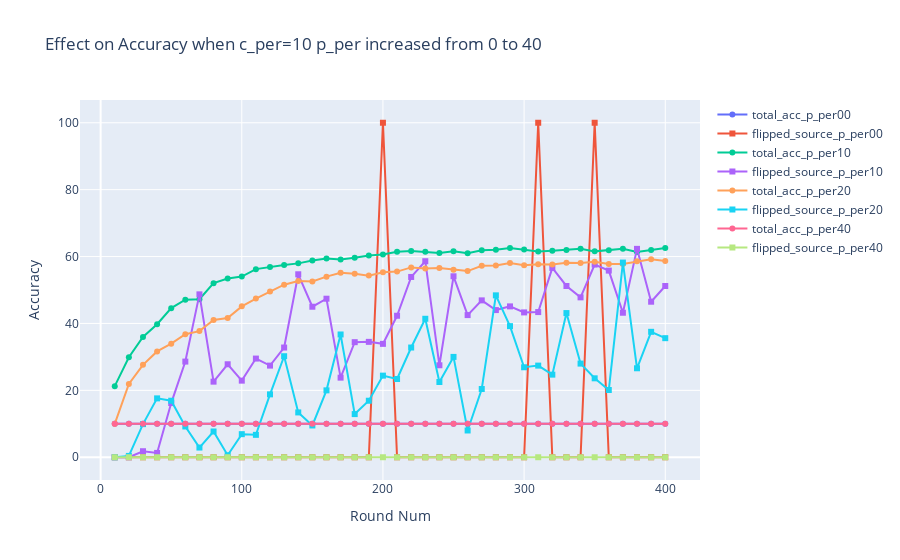
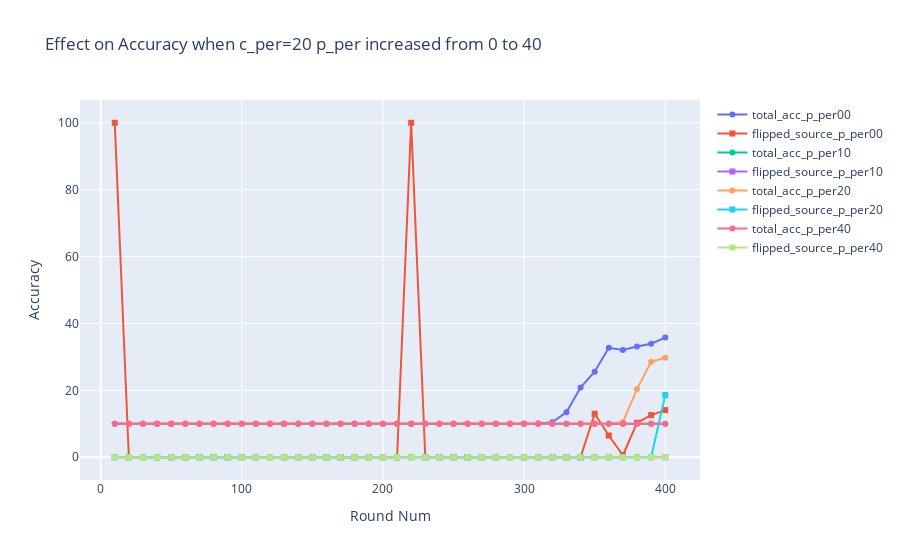

Write notebook code for charts like these, in order.
### Markdown cell above
### First keeping c_per same and varying p_per, plotting total_acc and source_acc
c_frac = 0.1, 0.2, 0.4, 1.0
c_per = 10, 20, 40, 100

### Code cell
for k in [10, 20, 40, 100]:
    all_data_dfs = []
    for j in [0, 10, 20, 40]:
        file_name = f'file_c{k:02}_p{j:02}_a0'
        all_data_dfs.append(get_test_data_df(files_dict[file_name]))
    fig = go.Figure()
    for i, data_df in enumerate(all_data_dfs):
        # to make data40 and plot curves make better sense
        if i==3:
            i += 1
            
        i = i*10
#         fig.add_trace(go.Scatter(x=data_df['round_num'], y=data_df['total_acc'],
#                             mode='lines', line={'dash': 'dash'},
#                             name=f'total_acc_c_per{k:02}_p_per{i:02}'))

        fig.add_trace(go.Scatter(x=data_df['round_num'], y=data_df['total_acc'],
                            mode='lines+markers',
                            name=f'total_acc_p_per{i:02}'))

        fig.add_trace(go.Scatter(x=data_df['round_num'], y=data_df['class_2_acc'],
                            mode='lines+markers', marker_symbol = 'square',
                            name=f'flipped_source_p_per{i:02}'))


    fig.update_layout(title=f'Effect on Accuracy when c_per={k:02} p_per increased from 0 to 40',
                       xaxis_title='Round Num',
                       yaxis_title='Accuracy')
    
    fig.write_image(plots_folder + file_name +".png", width=800)
    fig.show()

### Figure 1 — Plotly figure (JSON) as saved in the notebook; plotly's stock layout.template omitted (floating-point values rounded to 4 significant figures)
{"data": [{"mode": "lines+markers", "name": "total_acc_p_per00", "type": "scatter", "x": [10, 20, 30, 40, 50, 60, 70, 80, 90, 100, 110, 120, 130, 140, 150, 160, 170, 180, 190, 200, 210, 220, 230, 240, 250, 260, 270, 280, 290, 300, 310, 320, 330, 340, 350, 360, 370, 380, 390, 400], "y": [10, 10, 10, 10, 10, 10, 10, 10, 10, 10, 10, 10, 10, 10, 10, 10, 10, 10, 10, 10, 10, 10, 10, 10, 10, 10, 10, 10, 10, 10, 10, 10, 10, 10, 10, 10, 10, 10, 10, 10]}, {"marker": {"symbol": "square"}, "mode": "lines+markers", "name": "flipped_source_p_per00", "type": "scatter", "x": [10, 20, 30, 40, 50, 60, 70, 80, 90, 100, 110, 120, 130, 140, 150, 160, 170, 180, 190, 200, 210, 220, 230, 240, 250, 260, 270, 280, 290, 300, 310, 320, 330, 340, 350, 360, 370, 380, 390, 400], "y": [0, 0, 0, 0, 0, 0, 0, 0, 0, 0, 0, 0, 0, 0, 0, 0, 0, 0, 0, 100, 0, 0, 0, 0, 0, 0, 0, 0, 0, 0, 100, 0, 0, 0, 100, 0, 0, 0, 0, 0]}, {"mode": "lines+markers", "name": "total_acc_p_per10", "type": "scatter", "x": [10, 20, 30, 40, 50, 60, 70, 80, 90, 100, 110, 120, 130, 140, 150, 160, 170, 180, 190, 200, 210, 220, 230, 240, 250, 260, 270, 280, 290, 300, 310, 320, 330, 340, 350, 360, 370, 380, 390, 400], "y": [21.26, 29.89, 35.97, 39.77, 44.58, 47.09, 47.23, 52.05, 53.42, 54.02, 56.24, 56.89, 57.5, 57.96, 58.82, 59.43, 59.15, 59.66, 60.33, 60.64, 61.41, 61.69, 61.41, 61.04, 61.56, 61.02, 61.89, 62.02, 62.57, 62.14, 61.53, 61.77, 61.98, 62.34, 61.55, 61.86, 62.32, 61.35, 61.97, 62.54]}, {"marker": {"symbol": "square"}, "mode": "lines+markers", "name": "flipped_source_p_per10", "type": "scatter", "x": [10, 20, 30, 40, 50, 60, 70, 80, 90, 100, 110, 120, 130, 140, 150, 160, 170, 180, 190, 200, 210, 220, 230, 240, 250, 260, 270, 280, 290, 300, 310, 320, 330, 340, 350, 360, 370, 380, 390, 400], "y": [0, 0, 1.8, 1.3, 16.2, 28.6, 48.7, 22.6, 27.8, 22.9, 29.5, 27.4, 32.8, 54.7, 45, 47.4, 23.8, 34.4, 34.5, 33.9, 42.3, 53.9, 58.6, 27.5, 54.1, 42.5, 46.9, 44, 45.1, 43.3, 43.4, 56.6, 51.2, 47.8, 57.6, 55.8, 43.2, 62.3, 46.5, 51.2]}, {"mode": "lines+markers", "name": "total_acc_p_per20", "type": "scatter", "x": [10, 20, 30, 40, 50, 60, 70, 80, 90, 100, 110, 120, 130, 140, 150, 160, 170, 180, 190, 200, 210, 220, 230, 240, 250, 260, 270, 280, 290, 300, 310, 320, 330, 340, 350, 360, 370, 380, 390, 400], "y": [10, 21.9, 27.62, 31.64, 33.96, 36.8, 37.71, 41.01, 41.6, 45.11, 47.45, 49.57, 51.59, 52.71, 52.55, 53.99, 55.12, 54.89, 54.3, 55.32, 55.5, 56.76, 56.42, 56.55, 56.03, 55.66, 57.24, 57.34, 58.05, 57.43, 57.72, 57.62, 58.13, 58.08, 58.46, 57.77, 57.78, 58.57, 59.21, 58.66]}, {"marker": {"symbol": "square"}, "mode": "lines+markers", "name": "flipped_source_p_per20", "type": "scatter", "x": [10, 20, 30, 40, 50, 60, 70, 80, 90, 100, 110, 120, 130, 140, 150, 160, 170, 180, 190, 200, 210, 220, 230, 240, 250, 260, 270, 280, 290, 300, 310, 320, 330, 340, 350, 360, 370, 380, 390, 400], "y": [0, 0.4, 9.9, 17.6, 16.9, 9.2, 2.9, 7.7, 0.6, 6.9, 6.7, 18.8, 30.2, 13.4, 9.5, 20, 36.7, 12.9, 16.9, 24.4, 23.4, 32.8, 41.4, 22.5, 30, 8, 20.4, 48.4, 39.2, 26.9, 27.4, 24.7, 43.1, 28, 23.6, 20.1, 58.2, 26.6, 37.5, 35.6]}, {"mode": "lines+markers", "name": "total_acc_p_per40", "type": "scatter", "x": [10, 20, 30, 40, 50, 60, 70, 80, 90, 100, 110, 120, 130, 140, 150, 160, 170, 180, 190, 200, 210, 220, 230, 240, 250, 260, 270, 280, 290, 300, 310, 320, 330, 340, 350, 360, 370, 380, 390, 400], "y": [10, 10, 10, 10, 10, 10, 10, 10, 10, 10, 10, 10, 10, 10, 10, 10, 10, 10, 10, 10, 10, 10, 10, 10, 10, 10, 10, 10, 10, 10, 10, 10, 10, 10, 10, 10, 10, 10, 10, 10]}, {"marker": {"symbol": "square"}, "mode": "lines+markers", "name": "flipped_source_p_per40", "type": "scatter", "x": [10, 20, 30, 40, 50, 60, 70, 80, 90, 100, 110, 120, 130, 140, 150, 160, 170, 180, 190, 200, 210, 220, 230, 240, 250, 260, 270, 280, 290, 300, 310, 320, 330, 340, 350, 360, 370, 380, 390, 400], "y": [0, 0, 0, 0, 0, 0, 0, 0, 0, 0, 0, 0, 0, 0, 0, 0, 0, 0, 0, 0, 0, 0, 0, 0, 0, 0, 0, 0, 0, 0, 0, 0, 0, 0, 0, 0, 0, 0, 0, 0]}], "layout": {"title": {"text": "Effect on Accuracy when c_per=10 p_per increased from 0 to 40"}, "xaxis": {"title": {"text": "Round Num"}}, "yaxis": {"title": {"text": "Accuracy"}}}}

### Figure 2 — Plotly figure (JSON) as saved in the notebook; plotly's stock layout.template omitted (floating-point values rounded to 4 significant figures)
{"data": [{"mode": "lines+markers", "name": "total_acc_p_per00", "type": "scatter", "x": [10, 20, 30, 40, 50, 60, 70, 80, 90, 100, 110, 120, 130, 140, 150, 160, 170, 180, 190, 200, 210, 220, 230, 240, 250, 260, 270, 280, 290, 300, 310, 320, 330, 340, 350, 360, 370, 380, 390, 400], "y": [10, 10, 10, 10, 10, 10, 10, 10, 10, 10, 10, 10, 10.01, 9.98, 10, 10, 10, 10, 10, 10, 10, 10, 10, 10, 10, 10, 10.01, 9.99, 10, 9.99, 10.1, 10.5, 13.42, 20.82, 25.58, 32.72, 32.1, 33.13, 33.92, 35.78]}, {"marker": {"symbol": "square"}, "mode": "lines+markers", "name": "flipped_source_p_per00", "type": "scatter", "x": [10, 20, 30, 40, 50, 60, 70, 80, 90, 100, 110, 120, 130, 140, 150, 160, 170, 180, 190, 200, 210, 220, 230, 240, 250, 260, 270, 280, 290, 300, 310, 320, 330, 340, 350, 360, 370, 380, 390, 400], "y": [100, 0, 0, 0, 0, 0, 0, 0, 0, 0, 0, 0, 0, 0, 0, 0, 0, 0, 0, 0, 0, 100, 0, 0, 0, 0, 0, 0, 0, 0, 0, 0, 0, 0, 13, 6.5, 0.6, 10.3, 12.6, 14.1]}, {"mode": "lines+markers", "name": "total_acc_p_per10", "type": "scatter", "x": [10, 20, 30, 40, 50, 60, 70, 80, 90, 100, 110, 120, 130, 140, 150, 160, 170, 180, 190, 200, 210, 220, 230, 240, 250, 260, 270, 280, 290, 300, 310, 320, 330, 340, 350, 360, 370, 380, 390, 400], "y": [10, 10, 10, 10, 10, 10, 10, 10, 10, 10, 10, 10, 10, 10, 10, 10, 10, 10, 10, 10, 10, 10, 10, 10, 10, 10, 10, 10, 10, 10, 10, 10, 10, 10, 10, 10, 10, 10, 10, 10]}, {"marker": {"symbol": "square"}, "mode": "lines+markers", "name": "flipped_source_p_per10", "type": "scatter", "x": [10, 20, 30, 40, 50, 60, 70, 80, 90, 100, 110, 120, 130, 140, 150, 160, 170, 180, 190, 200, 210, 220, 230, 240, 250, 260, 270, 280, 290, 300, 310, 320, 330, 340, 350, 360, 370, 380, 390, 400], "y": [0, 0, 0, 0, 0, 0, 0, 0, 0, 0, 0, 0, 0, 0, 0, 0, 0, 0, 0, 0, 0, 0, 0, 0, 0, 0, 0, 0, 0, 0, 0, 0, 0, 0, 0, 0, 0, 0, 0, 0]}, {"mode": "lines+markers", "name": "total_acc_p_per20", "type": "scatter", "x": [10, 20, 30, 40, 50, 60, 70, 80, 90, 100, 110, 120, 130, 140, 150, 160, 170, 180, 190, 200, 210, 220, 230, 240, 250, 260, 270, 280, 290, 300, 310, 320, 330, 340, 350, 360, 370, 380, 390, 400], "y": [10, 10, 10, 10, 10, 10, 10, 10, 10, 10, 10, 10, 10, 10, 10, 10, 10, 10, 10, 10, 10, 10, 10, 10, 10, 10, 10, 10, 10, 10, 10, 10, 10, 10, 10, 10, 10.57, 20.38, 28.54, 29.74]}, {"marker": {"symbol": "square"}, "mode": "lines+markers", "name": "flipped_source_p_per20", "type": "scatter", "x": [10, 20, 30, 40, 50, 60, 70, 80, 90, 100, 110, 120, 130, 140, 150, 160, 170, 180, 190, 200, 210, 220, 230, 240, 250, 260, 270, 280, 290, 300, 310, 320, 330, 340, 350, 360, 370, 380, 390, 400], "y": [0, 0, 0, 0, 0, 0, 0, 0, 0, 0, 0, 0, 0, 0, 0, 0, 0, 0, 0, 0, 0, 0, 0, 0, 0, 0, 0, 0, 0, 0, 0, 0, 0, 0, 0, 0, 0, 0, 0, 18.6]}, {"mode": "lines+markers", "name": "total_acc_p_per40", "type": "scatter", "x": [10, 20, 30, 40, 50, 60, 70, 80, 90, 100, 110, 120, 130, 140, 150, 160, 170, 180, 190, 200, 210, 220, 230, 240, 250, 260, 270, 280, 290, 300, 310, 320, 330, 340, 350, 360, 370, 380, 390, 400], "y": [10, 10, 10, 10, 10, 10, 10, 10, 10, 10, 10, 10, 10, 10, 10, 10, 10, 10, 10, 10, 10, 10, 10, 10, 10, 10, 10, 10, 10, 10, 10, 10, 10, 10, 10, 10, 10, 10, 10, 10]}, {"marker": {"symbol": "square"}, "mode": "lines+markers", "name": "flipped_source_p_per40", "type": "scatter", "x": [10, 20, 30, 40, 50, 60, 70, 80, 90, 100, 110, 120, 130, 140, 150, 160, 170, 180, 190, 200, 210, 220, 230, 240, 250, 260, 270, 280, 290, 300, 310, 320, 330, 340, 350, 360, 370, 380, 390, 400], "y": [0, 0, 0, 0, 0, 0, 0, 0, 0, 0, 0, 0, 0, 0, 0, 0, 0, 0, 0, 0, 0, 0, 0, 0, 0, 0, 0, 0, 0, 0, 0, 0, 0, 0, 0, 0, 0, 0, 0, 0]}], "layout": {"title": {"text": "Effect on Accuracy when c_per=20 p_per increased from 0 to 40"}, "xaxis": {"title": {"text": "Round Num"}}, "yaxis": {"title": {"text": "Accuracy"}}}}
